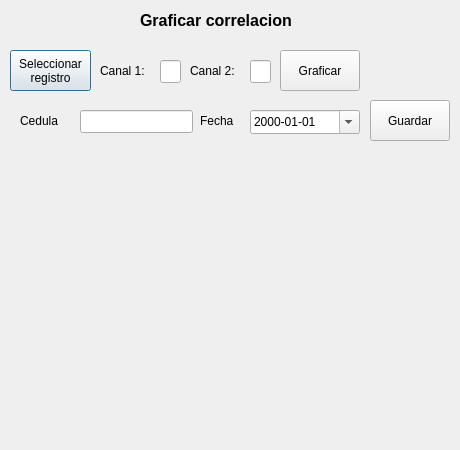
<?xml version="1.0" encoding="UTF-8"?>
<ui version="4.0">
 <class>Dialog</class>
 <widget class="QDialog" name="Dialog">
  <property name="geometry">
   <rect>
    <x>0</x>
    <y>0</y>
    <width>460</width>
    <height>450</height>
   </rect>
  </property>
  <property name="windowTitle">
   <string>Dialog</string>
  </property>
  <widget class="QLabel" name="label">
   <property name="geometry">
    <rect>
     <x>140</x>
     <y>10</y>
     <width>171</width>
     <height>21</height>
    </rect>
   </property>
   <property name="font">
    <font>
     <pointsize>12</pointsize>
     <weight>75</weight>
     <bold>true</bold>
    </font>
   </property>
   <property name="text">
    <string>Graficar correlacion</string>
   </property>
  </widget>
  <widget class="QLineEdit" name="canal_1">
   <property name="geometry">
    <rect>
     <x>160</x>
     <y>60</y>
     <width>21</width>
     <height>23</height>
    </rect>
   </property>
  </widget>
  <widget class="QPushButton" name="cargarRegistro">
   <property name="geometry">
    <rect>
     <x>10</x>
     <y>50</y>
     <width>81</width>
     <height>41</height>
    </rect>
   </property>
   <property name="text">
    <string>Seleccionar
registro</string>
   </property>
  </widget>
  <widget class="QLabel" name="label_2">
   <property name="geometry">
    <rect>
     <x>100</x>
     <y>60</y>
     <width>51</width>
     <height>21</height>
    </rect>
   </property>
   <property name="text">
    <string>Canal 1:</string>
   </property>
  </widget>
  <widget class="QLabel" name="label_3">
   <property name="geometry">
    <rect>
     <x>190</x>
     <y>60</y>
     <width>51</width>
     <height>21</height>
    </rect>
   </property>
   <property name="text">
    <string>Canal 2:</string>
   </property>
  </widget>
  <widget class="QLineEdit" name="canal_2">
   <property name="geometry">
    <rect>
     <x>250</x>
     <y>60</y>
     <width>21</width>
     <height>23</height>
    </rect>
   </property>
  </widget>
  <widget class="QPushButton" name="graficar">
   <property name="geometry">
    <rect>
     <x>280</x>
     <y>50</y>
     <width>80</width>
     <height>41</height>
    </rect>
   </property>
   <property name="text">
    <string>Graficar</string>
   </property>
  </widget>
  <widget class="QWidget" name="gridLayoutWidget">
   <property name="geometry">
    <rect>
     <x>10</x>
     <y>150</y>
     <width>441</width>
     <height>281</height>
    </rect>
   </property>
   <layout class="QGridLayout" name="plano"/>
  </widget>
  <widget class="QLabel" name="label_5">
   <property name="geometry">
    <rect>
     <x>200</x>
     <y>110</y>
     <width>41</width>
     <height>21</height>
    </rect>
   </property>
   <property name="text">
    <string>Fecha</string>
   </property>
  </widget>
  <widget class="QDateEdit" name="fecha">
   <property name="geometry">
    <rect>
     <x>250</x>
     <y>110</y>
     <width>110</width>
     <height>24</height>
    </rect>
   </property>
   <property name="displayFormat">
    <string>yyyy-MM-dd</string>
   </property>
   <property name="calendarPopup">
    <bool>true</bool>
   </property>
  </widget>
  <widget class="QLineEdit" name="cedula">
   <property name="geometry">
    <rect>
     <x>80</x>
     <y>110</y>
     <width>113</width>
     <height>23</height>
    </rect>
   </property>
  </widget>
  <widget class="QPushButton" name="guardar">
   <property name="geometry">
    <rect>
     <x>370</x>
     <y>100</y>
     <width>80</width>
     <height>41</height>
    </rect>
   </property>
   <property name="text">
    <string>Guardar</string>
   </property>
  </widget>
  <widget class="QLabel" name="label_4">
   <property name="geometry">
    <rect>
     <x>20</x>
     <y>110</y>
     <width>59</width>
     <height>21</height>
    </rect>
   </property>
   <property name="text">
    <string>Cedula</string>
   </property>
  </widget>
 </widget>
 <tabstops>
  <tabstop>cargarRegistro</tabstop>
  <tabstop>canal_1</tabstop>
  <tabstop>canal_2</tabstop>
  <tabstop>cedula</tabstop>
  <tabstop>fecha</tabstop>
  <tabstop>graficar</tabstop>
  <tabstop>guardar</tabstop>
 </tabstops>
 <resources/>
 <connections/>
</ui>
